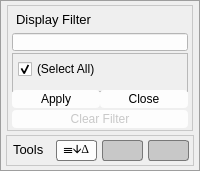
<?xml version="1.0" encoding="UTF-8"?>
<ui version="4.0">
 <class>FilterForm</class>
 <widget class="QWidget" name="FilterForm">
  <property name="windowModality">
   <enum>Qt::WindowModality::NonModal</enum>
  </property>
  <property name="geometry">
   <rect>
    <x>0</x>
    <y>0</y>
    <width>200</width>
    <height>171</height>
   </rect>
  </property>
  <property name="sizePolicy">
   <sizepolicy hsizetype="Expanding" vsizetype="Expanding">
    <horstretch>0</horstretch>
    <verstretch>0</verstretch>
   </sizepolicy>
  </property>
  <property name="minimumSize">
   <size>
    <width>200</width>
    <height>171</height>
   </size>
  </property>
  <property name="maximumSize">
   <size>
    <width>600</width>
    <height>600</height>
   </size>
  </property>
  <property name="focusPolicy">
   <enum>Qt::FocusPolicy::StrongFocus</enum>
  </property>
  <property name="windowTitle">
   <string>Filter</string>
  </property>
  <property name="layoutDirection">
   <enum>Qt::LayoutDirection::LeftToRight</enum>
  </property>
  <property name="styleSheet">
   <string notr="true">QWidget#FilterForm {
    border: 1px solid rgb(158, 158, 158);
}</string>
  </property>
  <layout class="QVBoxLayout" name="verticalLayout_2">
   <property name="spacing">
    <number>2</number>
   </property>
   <property name="leftMargin">
    <number>4</number>
   </property>
   <property name="topMargin">
    <number>4</number>
   </property>
   <property name="rightMargin">
    <number>4</number>
   </property>
   <property name="bottomMargin">
    <number>4</number>
   </property>
   <item>
    <widget class="QFrame" name="verticalLayout1_3">
     <layout class="QVBoxLayout" name="verticalLayout1">
      <property name="spacing">
       <number>2</number>
      </property>
      <property name="leftMargin">
       <number>3</number>
      </property>
      <property name="topMargin">
       <number>1</number>
      </property>
      <property name="rightMargin">
       <number>3</number>
      </property>
      <property name="bottomMargin">
       <number>1</number>
      </property>
      <item>
       <widget class="QFrame" name="verticalFrame">
        <property name="styleSheet">
         <string notr="true">QFrame#verticalFrame {
    border: 1px solid rgb(200, 200, 200);
}</string>
        </property>
        <layout class="QVBoxLayout" name="verticalLayout">
         <property name="spacing">
          <number>2</number>
         </property>
         <property name="leftMargin">
          <number>4</number>
         </property>
         <property name="topMargin">
          <number>2</number>
         </property>
         <property name="rightMargin">
          <number>4</number>
         </property>
         <property name="bottomMargin">
          <number>2</number>
         </property>
         <item>
          <widget class="QPlainTextEdit" name="plainTextEdit">
           <property name="sizePolicy">
            <sizepolicy hsizetype="Expanding" vsizetype="Minimum">
             <horstretch>0</horstretch>
             <verstretch>0</verstretch>
            </sizepolicy>
           </property>
           <property name="minimumSize">
            <size>
             <width>0</width>
             <height>23</height>
            </size>
           </property>
           <property name="maximumSize">
            <size>
             <width>16777215</width>
             <height>23</height>
            </size>
           </property>
           <property name="font">
            <font>
             <pointsize>10</pointsize>
             <italic>false</italic>
             <underline>false</underline>
             <strikeout>false</strikeout>
             <fontweight>DemiBold</fontweight>
            </font>
           </property>
           <property name="focusPolicy">
            <enum>Qt::FocusPolicy::NoFocus</enum>
           </property>
           <property name="acceptDrops">
            <bool>false</bool>
           </property>
           <property name="styleSheet">
            <string notr="true">QPlainTextEdit {
    background-color: rgba(255, 255, 255, 0);
    border: 0px;
}</string>
           </property>
           <property name="verticalScrollBarPolicy">
            <enum>Qt::ScrollBarPolicy::ScrollBarAlwaysOff</enum>
           </property>
           <property name="horizontalScrollBarPolicy">
            <enum>Qt::ScrollBarPolicy::ScrollBarAsNeeded</enum>
           </property>
           <property name="sizeAdjustPolicy">
            <enum>QAbstractScrollArea::SizeAdjustPolicy::AdjustToContents</enum>
           </property>
           <property name="undoRedoEnabled">
            <bool>false</bool>
           </property>
           <property name="plainText">
            <string>Display Filter</string>
           </property>
           <property name="textInteractionFlags">
            <set>Qt::TextInteractionFlag::NoTextInteraction</set>
           </property>
          </widget>
         </item>
         <item>
          <widget class="QLineEdit" name="edit_filter_text">
           <property name="styleSheet">
            <string notr="true">QLineEdit {
	background-color: rgb(253, 253, 253);
	padding-left: 1px;
}</string>
           </property>
          </widget>
         </item>
         <item>
          <widget class="QScrollArea" name="scrollArea">
           <property name="sizePolicy">
            <sizepolicy hsizetype="Expanding" vsizetype="Expanding">
             <horstretch>0</horstretch>
             <verstretch>0</verstretch>
            </sizepolicy>
           </property>
           <property name="minimumSize">
            <size>
             <width>0</width>
             <height>39</height>
            </size>
           </property>
           <property name="maximumSize">
            <size>
             <width>16777215</width>
             <height>16777215</height>
            </size>
           </property>
           <property name="styleSheet">
            <string notr="true"/>
           </property>
           <property name="sizeAdjustPolicy">
            <enum>QAbstractScrollArea::SizeAdjustPolicy::AdjustToContents</enum>
           </property>
           <property name="widgetResizable">
            <bool>true</bool>
           </property>
           <widget class="QWidget" name="scrollAreaWidgetContents">
            <property name="geometry">
             <rect>
              <x>0</x>
              <y>0</y>
              <width>174</width>
              <height>37</height>
             </rect>
            </property>
            <property name="sizePolicy">
             <sizepolicy hsizetype="Expanding" vsizetype="Expanding">
              <horstretch>0</horstretch>
              <verstretch>0</verstretch>
             </sizepolicy>
            </property>
            <property name="styleSheet">
             <string notr="true"/>
            </property>
            <layout class="QGridLayout" name="gridLayout_2">
             <property name="sizeConstraint">
              <enum>QLayout::SizeConstraint::SetDefaultConstraint</enum>
             </property>
             <property name="leftMargin">
              <number>0</number>
             </property>
             <property name="topMargin">
              <number>0</number>
             </property>
             <property name="rightMargin">
              <number>0</number>
             </property>
             <property name="bottomMargin">
              <number>0</number>
             </property>
             <property name="spacing">
              <number>0</number>
             </property>
             <item row="0" column="0">
              <widget class="QWidget" name="widget" native="true">
               <property name="sizePolicy">
                <sizepolicy hsizetype="Expanding" vsizetype="Expanding">
                 <horstretch>0</horstretch>
                 <verstretch>0</verstretch>
                </sizepolicy>
               </property>
               <property name="minimumSize">
                <size>
                 <width>0</width>
                 <height>0</height>
                </size>
               </property>
               <layout class="QGridLayout" name="gridLayout">
                <property name="sizeConstraint">
                 <enum>QLayout::SizeConstraint::SetDefaultConstraint</enum>
                </property>
                <property name="leftMargin">
                 <number>1</number>
                </property>
                <property name="topMargin">
                 <number>1</number>
                </property>
                <property name="rightMargin">
                 <number>1</number>
                </property>
                <property name="bottomMargin">
                 <number>1</number>
                </property>
                <property name="spacing">
                 <number>1</number>
                </property>
                <item row="1" column="0">
                 <layout class="QVBoxLayout" name="verticalLayout1_1">
                  <property name="spacing">
                   <number>2</number>
                  </property>
                  <property name="sizeConstraint">
                   <enum>QLayout::SizeConstraint::SetMaximumSize</enum>
                  </property>
                  <property name="leftMargin">
                   <number>4</number>
                  </property>
                  <property name="topMargin">
                   <number>0</number>
                  </property>
                  <property name="rightMargin">
                   <number>4</number>
                  </property>
                  <property name="bottomMargin">
                   <number>2</number>
                  </property>
                  <item>
                   <spacer name="verticalSpacer">
                    <property name="orientation">
                     <enum>Qt::Orientation::Vertical</enum>
                    </property>
                    <property name="sizeType">
                     <enum>QSizePolicy::Policy::Fixed</enum>
                    </property>
                    <property name="sizeHint" stdset="0">
                     <size>
                      <width>20</width>
                      <height>4</height>
                     </size>
                    </property>
                   </spacer>
                  </item>
                  <item>
                   <widget class="QCheckBox" name="master_checkbox">
                    <property name="text">
                     <string>(Select All)</string>
                    </property>
                    <property name="checked">
                     <bool>true</bool>
                    </property>
                   </widget>
                  </item>
                  <item>
                   <spacer name="verticalSpacer2">
                    <property name="orientation">
                     <enum>Qt::Orientation::Vertical</enum>
                    </property>
                    <property name="sizeHint" stdset="0">
                     <size>
                      <width>20</width>
                      <height>1</height>
                     </size>
                    </property>
                   </spacer>
                  </item>
                 </layout>
                </item>
               </layout>
              </widget>
             </item>
            </layout>
           </widget>
          </widget>
         </item>
         <item>
          <layout class="QHBoxLayout" name="horizontalLayout_">
           <property name="spacing">
            <number>0</number>
           </property>
           <item>
            <widget class="QPushButton" name="button_apply">
             <property name="sizePolicy">
              <sizepolicy hsizetype="Expanding" vsizetype="Fixed">
               <horstretch>0</horstretch>
               <verstretch>0</verstretch>
              </sizepolicy>
             </property>
             <property name="minimumSize">
              <size>
               <width>83</width>
               <height>18</height>
              </size>
             </property>
             <property name="layoutDirection">
              <enum>Qt::LayoutDirection::LeftToRight</enum>
             </property>
             <property name="styleSheet">
              <string notr="true">QPushButton {
    background-color: rgb(253, 253, 253);
    border-radius: 4px;
}

QPushButton:hover {
	border: 1px solid #333;
}

QPushButton:pressed {
    background-color: lightgray;
 	border: 1px solid #000;
}

QPushButton:disabled {
    color: rgb(200,200,200);
}</string>
             </property>
             <property name="text">
              <string>Apply</string>
             </property>
            </widget>
           </item>
           <item>
            <widget class="QPushButton" name="button_close">
             <property name="sizePolicy">
              <sizepolicy hsizetype="Expanding" vsizetype="Fixed">
               <horstretch>0</horstretch>
               <verstretch>0</verstretch>
              </sizepolicy>
             </property>
             <property name="minimumSize">
              <size>
               <width>83</width>
               <height>18</height>
              </size>
             </property>
             <property name="layoutDirection">
              <enum>Qt::LayoutDirection::LeftToRight</enum>
             </property>
             <property name="styleSheet">
              <string notr="true">QPushButton {
    background-color: rgb(253, 253, 253);
    border-radius: 4px;
}

QPushButton:hover {
	border: 1px solid #333;
}

QPushButton:pressed {
    background-color: lightgray;
 	border: 1px solid #000;
}

QPushButton:disabled {
    color: rgb(200,200,200);
}</string>
             </property>
             <property name="text">
              <string>Close</string>
             </property>
            </widget>
           </item>
          </layout>
         </item>
         <item>
          <widget class="QPushButton" name="button_clear">
           <property name="enabled">
            <bool>false</bool>
           </property>
           <property name="sizePolicy">
            <sizepolicy hsizetype="Expanding" vsizetype="Fixed">
             <horstretch>0</horstretch>
             <verstretch>0</verstretch>
            </sizepolicy>
           </property>
           <property name="minimumSize">
            <size>
             <width>83</width>
             <height>18</height>
            </size>
           </property>
           <property name="layoutDirection">
            <enum>Qt::LayoutDirection::LeftToRight</enum>
           </property>
           <property name="styleSheet">
            <string notr="true">QPushButton {
    background-color: rgb(253, 253, 253);
    border-radius: 4px;
}

QPushButton:hover {
	border: 1px solid #333;
}

QPushButton:pressed {
    background-color: lightgray;
 	border: 1px solid #000;
}

QPushButton:disabled {
    color: rgb(200,200,200);
}</string>
           </property>
           <property name="text">
            <string>Clear Filter</string>
           </property>
          </widget>
         </item>
        </layout>
       </widget>
      </item>
     </layout>
    </widget>
   </item>
   <item>
    <layout class="QHBoxLayout" name="horizontalLayout">
     <property name="spacing">
      <number>2</number>
     </property>
     <property name="leftMargin">
      <number>2</number>
     </property>
     <property name="topMargin">
      <number>1</number>
     </property>
     <property name="rightMargin">
      <number>2</number>
     </property>
     <property name="bottomMargin">
      <number>1</number>
     </property>
     <item>
      <widget class="QFrame" name="frame">
       <property name="sizePolicy">
        <sizepolicy hsizetype="Expanding" vsizetype="Fixed">
         <horstretch>0</horstretch>
         <verstretch>0</verstretch>
        </sizepolicy>
       </property>
       <property name="minimumSize">
        <size>
         <width>0</width>
         <height>31</height>
        </size>
       </property>
       <property name="toolTip">
        <string/>
       </property>
       <property name="styleSheet">
        <string notr="true">QFrame {
    border: 1px solid rgb(200, 200, 200);
}</string>
       </property>
       <property name="frameShape">
        <enum>QFrame::Shape::StyledPanel</enum>
       </property>
       <property name="frameShadow">
        <enum>QFrame::Shadow::Raised</enum>
       </property>
       <widget class="QPushButton" name="button_row_delta">
        <property name="geometry">
         <rect>
          <x>50</x>
          <y>5</y>
          <width>41</width>
          <height>21</height>
         </rect>
        </property>
        <property name="font">
         <font>
          <family>Times New Roman</family>
          <italic>false</italic>
          <bold>false</bold>
         </font>
        </property>
        <property name="toolTip">
         <string/>
        </property>
        <property name="styleSheet">
         <string notr="true">QPushButton {
    background-color: rgb(253, 253, 253);
    border-radius: 3px;
	border: 1px solid rgb(120, 120, 120);
}

QPushButton:hover {
	border: 1px solid #333;
}

QPushButton:pressed {
    background-color: lightgray;
 	border: 1px solid #000;
}

QPushButton:disabled {
    color: rgb(200,200,200);
}</string>
        </property>
        <property name="text">
         <string>☰🡫Δ</string>
        </property>
       </widget>
       <widget class="QPlainTextEdit" name="plainTextEdit_2">
        <property name="geometry">
         <rect>
          <x>3</x>
          <y>3</y>
          <width>41</width>
          <height>22</height>
         </rect>
        </property>
        <property name="sizePolicy">
         <sizepolicy hsizetype="Expanding" vsizetype="Minimum">
          <horstretch>0</horstretch>
          <verstretch>0</verstretch>
         </sizepolicy>
        </property>
        <property name="minimumSize">
         <size>
          <width>0</width>
          <height>22</height>
         </size>
        </property>
        <property name="maximumSize">
         <size>
          <width>16777215</width>
          <height>22</height>
         </size>
        </property>
        <property name="font">
         <font>
          <pointsize>10</pointsize>
          <italic>false</italic>
          <fontweight>DemiBold</fontweight>
         </font>
        </property>
        <property name="focusPolicy">
         <enum>Qt::FocusPolicy::NoFocus</enum>
        </property>
        <property name="acceptDrops">
         <bool>false</bool>
        </property>
        <property name="styleSheet">
         <string notr="true">QPlainTextEdit {
    background-color: rgba(255, 255, 255, 0);
    border: 0px;
}</string>
        </property>
        <property name="verticalScrollBarPolicy">
         <enum>Qt::ScrollBarPolicy::ScrollBarAlwaysOff</enum>
        </property>
        <property name="horizontalScrollBarPolicy">
         <enum>Qt::ScrollBarPolicy::ScrollBarAsNeeded</enum>
        </property>
        <property name="sizeAdjustPolicy">
         <enum>QAbstractScrollArea::SizeAdjustPolicy::AdjustToContents</enum>
        </property>
        <property name="undoRedoEnabled">
         <bool>false</bool>
        </property>
        <property name="plainText">
         <string>Tools</string>
        </property>
        <property name="textInteractionFlags">
         <set>Qt::TextInteractionFlag::NoTextInteraction</set>
        </property>
       </widget>
       <widget class="QPushButton" name="button_reserved1">
        <property name="enabled">
         <bool>false</bool>
        </property>
        <property name="geometry">
         <rect>
          <x>96</x>
          <y>5</y>
          <width>41</width>
          <height>21</height>
         </rect>
        </property>
        <property name="font">
         <font>
          <family>Times New Roman</family>
          <italic>false</italic>
          <bold>false</bold>
         </font>
        </property>
        <property name="toolTip">
         <string/>
        </property>
        <property name="styleSheet">
         <string notr="true">QPushButton {
    background-color: rgb(200, 200, 200);
    border-radius: 3px;
	border: 1px solid rgb(120, 120, 120);
}

QPushButton:hover {
	border: 1px solid #333;
}

QPushButton:pressed {
    background-color: lightgray;
 	border: 1px solid #000;
}

QPushButton:disabled {
    color: rgb(200,200,200);
}</string>
        </property>
        <property name="text">
         <string/>
        </property>
       </widget>
       <widget class="QPushButton" name="button_reserved2">
        <property name="enabled">
         <bool>false</bool>
        </property>
        <property name="geometry">
         <rect>
          <x>142</x>
          <y>5</y>
          <width>41</width>
          <height>21</height>
         </rect>
        </property>
        <property name="font">
         <font>
          <family>Times New Roman</family>
          <italic>false</italic>
          <bold>false</bold>
         </font>
        </property>
        <property name="toolTip">
         <string/>
        </property>
        <property name="styleSheet">
         <string notr="true">QPushButton {
    background-color: rgb(200, 200, 200);
    border-radius: 3px;
	border: 1px solid rgb(120, 120, 120);
}

QPushButton:hover {
	border: 1px solid #333;
}

QPushButton:pressed {
    background-color: lightgray;
 	border: 1px solid #000;
}

QPushButton:disabled {
    color: rgb(200,200,200);
}</string>
        </property>
        <property name="text">
         <string/>
        </property>
       </widget>
      </widget>
     </item>
    </layout>
   </item>
  </layout>
 </widget>
 <resources/>
 <connections/>
</ui>
